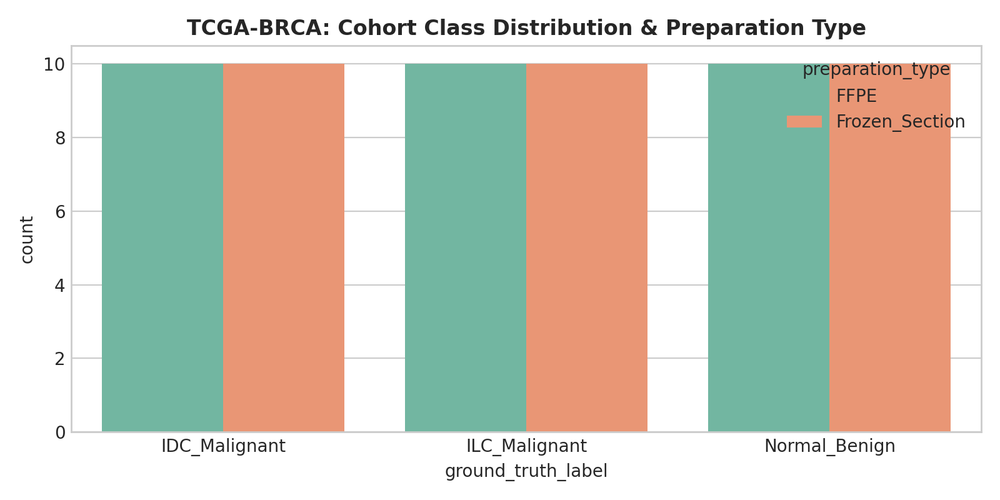
#> input picture TCGA-BRCA/output/01_tcga_class_distribution.png, 1000 x 500 px, shrunk from 1600 x 800 before the run; its folder holds only this picture in this run; the run also reads 1 picture not shown here
$ python run_analysis.py   (older library calls are emulated)
#> lines starting #> are read from the running program, lines starting #| are printed output that depends on the picture
### common/iqa_metrics.py
"""
Image Quality Assessment (IQA) Module for Medical Breast Cancer Imaging.

This module provides No-Reference (NR-IQA) and Full-Reference (FR-IQA) metrics
tailored for medical image modalities:
- Histopathology (TCGA-BRCA)
- Mammography (CBIS-DDSM)
- Ultrasound (BUSI)

Supported Metrics:
1. Sharpness: Laplacian Variance, Tenengrad Gradient
2. Contrast: RMS Contrast, Michelson Contrast, Local Weber Contrast
3. Information: Shannon Entropy
4. Noise & Signal: Robust SNR (via MAD of high frequencies), CNR (with mask)
5. Modality-Specific: Ultrasound Speckle Index & ENL
6. Perceptual Quality: Natural Scene Statistics (MSCN distribution fitting)
7. Full Reference (when paired): PSNR, SSIM
"""

import numpy as np
import cv2
from scipy.stats import entropy, gennorm


def ensure_grayscale(image: np.ndarray) -> np.ndarray:
    """
    Ensure input image is single-channel 8-bit or float grayscale.
    """
    if image is None:
        raise ValueError("Input image cannot be None.")
    if len(image.shape) == 3:
        if image.shape[2] == 3:
            return cv2.cvtColor(image, cv2.COLOR_BGR2GRAY)
        elif image.shape[2] == 4:
            return cv2.cvtColor(image, cv2.COLOR_BGRA2GRAY)
        elif image.shape[2] == 1:
            return image[:, :, 0]
    return image


def compute_laplacian_variance(image: np.ndarray) -> float:
    """
    Compute Sharpness using Laplacian Variance.
    Higher values indicate sharp edges and fine cellular/microcalcification details.
    Lower values correspond to out-of-focus blur, motion blur, or severe smoothing.
    """
    gray = ensure_grayscale(image)
    if gray.dtype != np.uint8:
        gray = cv2.normalize(gray, None, 0, 255, cv2.NORM_MINMAX).astype(np.uint8)
    laplacian = cv2.Laplacian(gray, cv2.CV_64F, ksize=3)
    return float(np.var(laplacian))


def compute_tenengrad(image: np.ndarray, ksize: int = 3, threshold: float = 0.0) -> float:
    """
    Compute Tenengrad Gradient Sharpness based on Sobel operators.
    Measures the sum of squared gradient magnitudes above an optional noise threshold.
    """
    gray = ensure_grayscale(image)
    if gray.dtype != np.uint8:
        gray = cv2.normalize(gray, None, 0, 255, cv2.NORM_MINMAX).astype(np.uint8)
    gx = cv2.Sobel(gray, cv2.CV_64F, 1, 0, ksize=ksize)
    gy = cv2.Sobel(gray, cv2.CV_64F, 0, 1, ksize=ksize)
    grad_mag_sq = gx ** 2 + gy ** 2
    if threshold > 0:
        grad_mag_sq = np.where(grad_mag_sq > (threshold ** 2), grad_mag_sq, 0.0)
    return float(np.mean(grad_mag_sq))


def compute_rms_contrast(image: np.ndarray) -> float:
    """
    Compute Root Mean Square (RMS) Contrast.
    Defined as the standard deviation of normalized pixel luminance intensities [0, 1].
    Low values highlight washed-out, underexposed, or low-contrast tissue images.
    """
    gray = ensure_grayscale(image)
    norm = gray.astype(np.float64) / 255.0 if gray.max() > 1.0 else gray.astype(np.float64)
    return float(np.std(norm))


def compute_michelson_contrast(image: np.ndarray, epsilon: float = 1e-6) -> float:
    """
    Compute Michelson Contrast across the dynamic range.
    C_michelson = (I_max - I_min) / (I_max + I_min + epsilon)
    """
    gray = ensure_grayscale(image)
    i_min = float(np.percentile(gray, 1))  # robust to single outlier pixels
    i_max = float(np.percentile(gray, 99))
    return float((i_max - i_min) / (i_max + i_min + epsilon))


def compute_shannon_entropy(image: np.ndarray, num_bins: int = 256) -> float:
    """
    Compute Shannon Information Entropy in bits.
    Measures the average information and textural richness in the image histogram.
    Images with blank glass slide backgrounds or saturation exhibit lower entropy.
    """
    gray = ensure_grayscale(image)
    if gray.dtype != np.uint8:
        gray = cv2.normalize(gray, None, 0, 255, cv2.NORM_MINMAX).astype(np.uint8)
    hist, _ = np.histogram(gray.ravel(), bins=num_bins, range=(0, 256), density=True)
    hist = hist[hist > 0]
    return float(entropy(hist, base=2))


def compute_snr_mad(image: np.ndarray, epsilon: float = 1e-6) -> float:
    """
    Estimate Signal-to-Noise Ratio (SNR in dB) blindly using Median Absolute Deviation (MAD)
    of high-frequency Laplacian residual.
    """
    gray = ensure_grayscale(image)
    if gray.dtype != np.uint8:
        gray = cv2.normalize(gray, None, 0, 255, cv2.NORM_MINMAX).astype(np.uint8)
    mean_signal = float(np.mean(gray))
    lap = cv2.Laplacian(gray, cv2.CV_64F, ksize=3)
    # Noise standard deviation estimation via MAD (Donoho & Johnstone method)
    med = np.median(lap)
    mad = np.median(np.abs(lap - med))
    noise_sigma = float(mad / 0.6745)
    if noise_sigma < epsilon:
        return 50.0  # Cap at high SNR if virtually noise-free
    snr = mean_signal / (noise_sigma + epsilon)
    snr_db = 20.0 * np.log10(max(snr, epsilon))
    return float(np.clip(snr_db, -10.0, 50.0))


# [44 lines left out: functions compute_cnr, compute_ultrasound_speckle_metrics, not called in this run]


def compute_mscn_coefficients(image: np.ndarray, window_size: int = 7, sigma: float = 7.0 / 6.0) -> np.ndarray:
    """
    Compute Mean Subtracted Contrast Normalized (MSCN) coefficients used in BRISQUE / NSS.
    """
    gray = ensure_grayscale(image).astype(np.float64)
    kernel = cv2.getGaussianKernel(window_size, sigma)
    window = np.outer(kernel, kernel.transpose())
    mu = cv2.filter2D(gray, -1, window)
    mu_sq = mu * mu
    sigma_sq = cv2.filter2D(gray * gray, -1, window) - mu_sq
    sigma_val = np.sqrt(np.maximum(sigma_sq, 0.0))
    mscn = (gray - mu) / (sigma_val + 1.0)
    return mscn


def compute_perceptual_nss_score(image: np.ndarray) -> float:
    """
    Compute No-Reference Natural Scene Statistics (NSS) proxy score.
    Fits Generalized Gaussian Distribution (GGD) shape parameter alpha to MSCN coefficients.
    Natural, high-fidelity images exhibit alpha near 1.8 - 2.2.
    Heavy blur or synthetic noise deviations drive alpha away from natural bounds.
    Returns normalized quality index [0 (worst) to 1 (best)].
    """
    try:
        mscn = compute_mscn_coefficients(image)
        flat = mscn.ravel()
        # Estimate shape parameter alpha
        params = gennorm.fit(flat)
        alpha = float(params[0])
        # Gaussian distribution corresponds to alpha=2.0; compute distance to 2.0
        dist = abs(alpha - 2.0)
        quality = 1.0 / (1.0 + dist)
        return float(np.clip(quality, 0.0, 1.0))
    except Exception:
        return 0.5


# [36 lines left out: functions compute_psnr, compute_ssim, not called in this run]


def extract_all_iqa_metrics(
    image: np.ndarray, mask: np.ndarray = None, modality: str = "generic"
) -> dict:
    """
    Extract a comprehensive feature vector of Image Quality Assessment metrics.

    Parameters:
        image: np.ndarray of the medical image (RGB or Grayscale).
        mask: optional binary mask of tumor/lesion region.
        modality: "histopathology", "mammography", "ultrasound", or "generic".

    Returns:
        Dictionary of computed metrics and composite quality score.
    """
    gray = ensure_grayscale(image)
    h, w = gray.shape[:2]

    lap_var = compute_laplacian_variance(gray)
    tenengrad = compute_tenengrad(gray)
    rms_contrast = compute_rms_contrast(gray)
    michelson = compute_michelson_contrast(gray)
    entropy_val = compute_shannon_entropy(gray)
    snr_db = compute_snr_mad(gray)
    nss_quality = compute_perceptual_nss_score(gray)

    results = {
        "width": int(w),
        "height": int(h),
        "aspect_ratio": float(w / (h + 1e-6)),
        "mean_intensity": float(np.mean(gray)),
        "std_intensity": float(np.std(gray)),
        "laplacian_variance": lap_var,
        "tenengrad_gradient": tenengrad,
        "rms_contrast": rms_contrast,
        "michelson_contrast": michelson,
        "shannon_entropy": entropy_val,
        "snr_db": snr_db,
        "perceptual_nss_score": nss_quality,
    }

    if mask is not None:
        results["cnr"] = compute_cnr(gray, mask)
    else:
        results["cnr"] = 0.0

    if modality.lower() == "ultrasound":
        us_metrics = compute_ultrasound_speckle_metrics(gray)
        results.update(us_metrics)
    elif modality.lower() == "histopathology":
        # Staining color saturation metric (for RGB histology slides)
        if len(image.shape) == 3 and image.shape[2] >= 3:
            hsv = cv2.cvtColor(image, cv2.COLOR_BGR2HSV)
            sat = hsv[:, :, 1]
            results["stain_saturation_mean"] = float(np.mean(sat))
            results["stain_saturation_std"] = float(np.std(sat))
        else:
            results["stain_saturation_mean"] = 0.0
            results["stain_saturation_std"] = 0.0
    elif modality.lower() == "mammography":
        # Percentage of high-density fibroglandular parenchyma (pixels > 120)
        tissue_mask = gray > 15
        dense_ratio = float(np.sum((gray > 120) & tissue_mask) / (np.sum(tissue_mask) + 1e-6))
        results["breast_density_ratio"] = dense_ratio

    # Compute a normalized Composite Quality Score (0.0 to 1.0)
    # Derived from sigmoid normalization of normalized sharpness, contrast, SNR, and entropy
    norm_lap = np.clip(np.log1p(lap_var) / 8.0, 0.0, 1.0)
    norm_contrast = np.clip(rms_contrast * 4.0, 0.0, 1.0)
    norm_snr = np.clip((snr_db - 5.0) / 25.0, 0.0, 1.0)
    norm_ent = np.clip(entropy_val / 8.0, 0.0, 1.0)

    composite_score = float(
        0.30 * norm_lap + 0.25 * norm_contrast + 0.25 * norm_snr + 0.20 * norm_ent
    )
    results["composite_quality_score"] = float(np.clip(composite_score, 0.0, 1.0))

    # Quality Tier Classification
    if results["composite_quality_score"] >= 0.70:
        results["quality_tier"] = "High_Quality"
    elif results["composite_quality_score"] >= 0.45:
        results["quality_tier"] = "Medium_Quality"
    elif results["composite_quality_score"] >= 0.25:
        results["quality_tier"] = "Low_Quality"
    else:
        results["quality_tier"] = "Degraded"

    return results

### TCGA-BRCA/run_analysis.py
"""
TCGA-BRCA Histopathology Analytics & Image Quality Assessment (IQA) Pipeline.
Modality: Histopathology (Tissue Whole Slide Imaging / Diagnostic Patches)
Dataset: The Cancer Genome Atlas Breast Invasive Carcinoma (TCGA-BRCA)

Scope:
1. Dataset Characterization & Class Imbalance Analysis (IDC vs ILC vs Normal, Frozen vs FFPE)
2. Inherent Artifact & Challenge Identification (Stain variation, blur, knife chatter)
3. Multi-Metric Image Quality Assessment (Laplacian, Tenengrad, RMS Contrast, Entropy, SNR)
4. Statistical Analysis & Visual Quality Distribution
5. Enriched Dataset IQA Metadata Export
"""

import os
import sys
import glob
import numpy as np
import pandas as pd
import matplotlib.pyplot as plt
import seaborn as sns
import cv2
from pathlib import Path

# Add project root to path for shared imports
sys.path.append(str(Path(__file__).resolve().parent.parent))
from common.iqa_metrics import (
    compute_laplacian_variance,
    compute_tenengrad,
    compute_rms_contrast,
    compute_michelson_contrast,
    compute_shannon_entropy,
    compute_snr_mad,
    compute_perceptual_nss_score,
    extract_all_iqa_metrics,
)

# ---------------------------------------------------------
# 1. Dataset Discovery & Synthetic Fallback
# ---------------------------------------------------------
KAGGLE_SEARCH_PATHS = [
    "/kaggle/input/tcga-brca",
    "/kaggle/input/tcga-brca-dataset",
    "/kaggle/input/breast-histopathology-images",
    "/kaggle/input/idc-regular-dataset",
    "./data/tcga_brca",
    "../data/tcga_brca",
]


def find_dataset_path() -> str:
    """
    Search standard Kaggle input directories and local directories.
    """
    for p in KAGGLE_SEARCH_PATHS:
        if os.path.exists(p):
            print(f"[INFO] Found TCGA-BRCA dataset at: {p}")
            return p
    return None


# [53 lines left out: function generate_synthetic_histology_samples, not called in this run]


# ---------------------------------------------------------
# 2. Dataset Characterization & Metadata Loading
# ---------------------------------------------------------
def load_tcga_brca_metadata(data_dir: str) -> pd.DataFrame:
    """
    Traverse histology images and assemble dataset metadata.
    """
    image_paths = (
        glob.glob(os.path.join(data_dir, "**", "*.png"), recursive=True)
        + glob.glob(os.path.join(data_dir, "**", "*.jpg"), recursive=True)
        + glob.glob(os.path.join(data_dir, "**", "*.tif"), recursive=True)
    )

    records = []
    for path in image_paths:
        filename = Path(path).name
        parent = Path(path).parent.name
        prep = "Frozen_Section" if "frozen" in filename.lower() or "frozen" in parent.lower() else "FFPE"

        label = "Unknown"
        for candidate in ["IDC", "ILC", "Malignant", "Benign", "Normal"]:
            if candidate.lower() in parent.lower() or candidate.lower() in filename.lower():
                label = candidate
                break

        records.append({
            "image_id": filename,
            "file_path": path,
            "ground_truth_label": label,
            "preparation_type": prep,
        })

    df = pd.DataFrame(records)
    print(f"[INFO] Loaded {len(df)} images from {data_dir}.")
    return df


# ---------------------------------------------------------
# 3. Image Quality Assessment (IQA) Extraction
# ---------------------------------------------------------
def extract_dataset_iqa(df: pd.DataFrame, max_samples: int = 500) -> pd.DataFrame:
    """
    Run IQA feature extraction on histology images.
    """
    sample_df = df.head(max_samples).copy()
    print(f"[INFO] Extracting IQA metrics across {len(sample_df)} histology images...")

    iqa_list = []
    for idx, row in sample_df.iterrows():
        img = cv2.imread(row["file_path"])
        if img is None:
            continue
        metrics = extract_all_iqa_metrics(img, modality="histopathology")
        metrics["image_id"] = row["image_id"]
        iqa_list.append(metrics)

    iqa_df = pd.DataFrame(iqa_list)
    merged_df = pd.merge(sample_df, iqa_df, on="image_id")
    return merged_df


# ---------------------------------------------------------
# 4. Statistical Analysis & Visualizations
# ---------------------------------------------------------
def generate_quality_visualizations(df: pd.DataFrame, output_dir: str):
    """
    Generate diagnostic statistical plots:
    - Distribution of Laplacian Variance, RMS Contrast, Shannon Entropy, SNR
    - Best vs Degraded Quality Sample Montages
    - Correlation Matrix of Quality Metrics
    """
    os.makedirs(output_dir, exist_ok=True)
    sns.set_theme(style="whitegrid")

    # 1. Class Distribution Plot
    plt.figure(figsize=(8, 4))
    sns.countplot(data=df, x="ground_truth_label", hue="preparation_type", palette="Set2")
    plt.title("TCGA-BRCA: Class Distribution & Preparation Type", fontsize=13, fontweight="bold")
    plt.xlabel("Diagnostic Class")
    plt.ylabel("Image Count")
    plt.tight_layout()
    plt.savefig(os.path.join(output_dir, "01_class_distribution.png"), dpi=200)
    plt.close()

    # 2. Quality Metrics Distribution
    fig, axes = plt.subplots(2, 2, figsize=(12, 10))
    sns.histplot(df["laplacian_variance"], kde=True, ax=axes[0, 0], color="crimson")
    axes[0, 0].set_title("Sharpness: Laplacian Variance", fontweight="bold")

    sns.histplot(df["rms_contrast"], kde=True, ax=axes[0, 1], color="teal")
    axes[0, 1].set_title("Contrast: RMS Contrast", fontweight="bold")

    sns.histplot(df["shannon_entropy"], kde=True, ax=axes[1, 0], color="purple")
    axes[1, 0].set_title("Information: Shannon Entropy (bits)", fontweight="bold")

    sns.histplot(df["snr_db"], kde=True, ax=axes[1, 1], color="darkorange")
    axes[1, 1].set_title("Signal-to-Noise Ratio (dB)", fontweight="bold")

    plt.suptitle("TCGA-BRCA Histology: Image Quality Metrics Distribution", fontsize=15, fontweight="bold")
    plt.tight_layout()
    plt.savefig(os.path.join(output_dir, "02_quality_metrics_distribution.png"), dpi=200)
    plt.close()

    # 3. Quality by Preparation Type (FFPE vs Frozen Section)
    plt.figure(figsize=(9, 5))
    sns.boxplot(data=df, x="preparation_type", y="laplacian_variance", hue="preparation_type", palette="Pastel1", legend=False)
    plt.title("Sharpness Comparison: FFPE vs. Frozen Section Artifacts", fontsize=13, fontweight="bold")
    plt.ylabel("Laplacian Variance (Sharpness)")
    plt.tight_layout()
    plt.savefig(os.path.join(output_dir, "03_ffpe_vs_frozen_sharpness.png"), dpi=200)
    plt.close()

    # 4. Correlation Matrix
    metric_cols = [
        "laplacian_variance", "tenengrad_gradient", "rms_contrast",
        "michelson_contrast", "shannon_entropy", "snr_db", "composite_quality_score"
    ]
    plt.figure(figsize=(8, 6))
    corr = df[metric_cols].corr()
    sns.heatmap(corr, annot=True, fmt=".2f", cmap="coolwarm", cbar=True)
    plt.title("Correlation Matrix of Histopathology IQA Metrics", fontsize=13, fontweight="bold")
    plt.tight_layout()
    plt.savefig(os.path.join(output_dir, "04_metric_correlation_matrix.png"), dpi=200)
    plt.close()

    # 5. Visual Sample Comparison: Best Quality vs Degraded
    sorted_df = df.sort_values(by="composite_quality_score", ascending=False)
    best_samples = sorted_df.head(3)
    worst_samples = sorted_df.tail(3)

    fig, axes = plt.subplots(2, 3, figsize=(12, 8))
    for i, (_, row) in enumerate(best_samples.iterrows()):
        img = cv2.imread(row["file_path"])
        img_rgb = cv2.cvtColor(img, cv2.COLOR_BGR2RGB)
        axes[0, i].imshow(img_rgb)
        axes[0, i].set_title(
            f"HIGH QUALITY\nScore: {row['composite_quality_score']:.2f} | LapVar: {row['laplacian_variance']:.1f}",
            color="green", fontsize=10, fontweight="bold"
        )
        axes[0, i].axis("off")

    for i, (_, row) in enumerate(worst_samples.iterrows()):
        img = cv2.imread(row["file_path"])
        img_rgb = cv2.cvtColor(img, cv2.COLOR_BGR2RGB)
        axes[1, i].imshow(img_rgb)
        axes[1, i].set_title(
            f"DEGRADED / BLUR\nScore: {row['composite_quality_score']:.2f} | LapVar: {row['laplacian_variance']:.1f}",
            color="red", fontsize=10, fontweight="bold"
        )
        axes[1, i].axis("off")

    plt.suptitle("TCGA-BRCA: Visual Inspection (High Quality vs Degraded Slides)", fontsize=14, fontweight="bold")
    plt.tight_layout()
    plt.savefig(os.path.join(output_dir, "05_quality_comparison_montage.png"), dpi=200)
    plt.close()
    print(f"[INFO] Saved all diagnostic visualization figures to: {output_dir}")


# ---------------------------------------------------------
# Main Execution Entrypoint
# ---------------------------------------------------------
def main():
    print("Starting TCGA-BRCA Histopathology Analytics Pipeline...")
    output_dir = os.path.join(os.path.dirname(__file__), "output")
    os.makedirs(output_dir, exist_ok=True)

    data_dir = find_dataset_path()
    if data_dir is None:
        synth_dir = os.path.join(os.path.dirname(__file__), "sample_data")
        data_dir = generate_synthetic_histology_samples(synth_dir, num_samples=60)

    df = load_tcga_brca_metadata(data_dir)
    df_iqa = extract_dataset_iqa(df, max_samples=200)
#> in extract_dataset_iqa, img is the input picture: shape (500, 1000, 3); mean B, G, R 188.9, 203.3, 207.3
#> in ensure_grayscale, `return cv2.cvtColor(image, cv2.COLOR_BGR2GRAY)`:
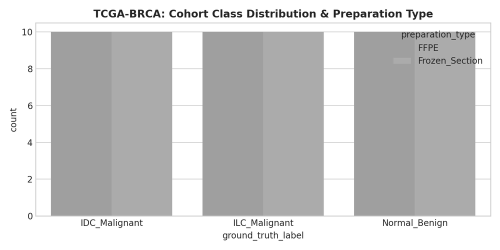
#> returned value: shape (500, 1000) (shown at 1/2 size); min 0, max 255, mean 202.7
#> in compute_laplacian_variance, `laplacian = cv2.Laplacian(gray, cv2.CV_64F, ksize=3)`:
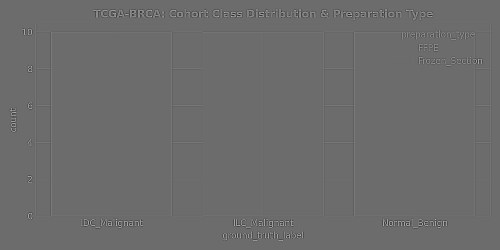
#> laplacian: shape (500, 1000) float64 (shown at 1/2 size); min -1290, max 1752, mean 0; drawn with min black and max white
#> in extract_all_iqa_metrics, `lap_var = compute_laplacian_variance(gray)`: lap_var = 12415.6
#> in compute_tenengrad, `gy = cv2.Sobel(gray, cv2.CV_64F, 0, 1, ksize=ksize)`:
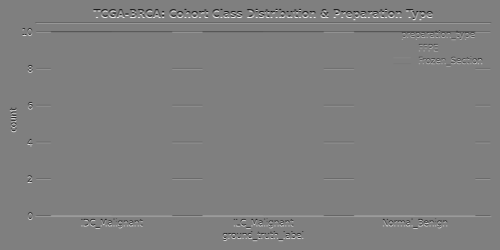
#> gy: shape (500, 1000) float64 (shown at 1/2 size); min -956, max 958, mean 0; drawn with min black and max white
#> in compute_tenengrad, `grad_mag_sq = gx ** 2 + gy ** 2`:
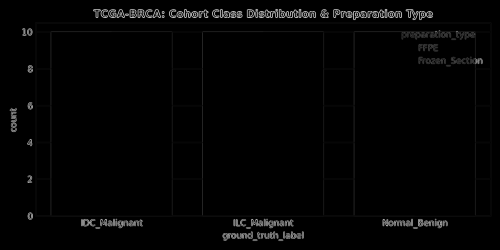
#> grad_mag_sq: shape (500, 1000) float64 (shown at 1/2 size); min 0, max 962546, mean 15346.8; drawn with min black and max white
#> in extract_all_iqa_metrics, `tenengrad = compute_tenengrad(gray)`: tenengrad = 15346.8
#> in extract_all_iqa_metrics, `rms_contrast = compute_rms_contrast(gray)`: rms_contrast = 0.189
#> in compute_michelson_contrast, `i_min = float(np.percentile(gray, 1))`: i_min = 59
#> in compute_michelson_contrast, `i_max = float(np.percentile(gray, 99))`: i_max = 255
#> in extract_all_iqa_metrics, `michelson = compute_michelson_contrast(gray)`: michelson = 0.624
#> in compute_shannon_entropy, `hist, _ = np.histogram(gray.ravel(), bins=num_bins, range=(0, 256), de..`: hist = 256 values, max 0.403 at index 255, min 2e-06 at index 0, mean 0.00391
#> in extract_all_iqa_metrics, `entropy_val = compute_shannon_entropy(gray)`: entropy_val = 2.43
#> in compute_snr_mad, `mean_signal = float(np.mean(gray))`: mean_signal = 202.7
#> in compute_snr_mad, `med = np.median(lap)`: med = 0
#> in extract_all_iqa_metrics, `snr_db = compute_snr_mad(gray)`: snr_db = 50
#> in compute_mscn_coefficients, `mu_sq = mu * mu`:
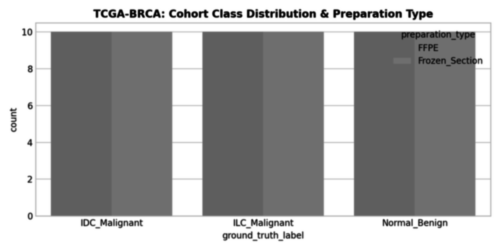
#> mu_sq: shape (500, 1000) float64 (shown at 1/2 size); min 1941.5, max 65025, mean 43133.3; drawn with min black and max white
#> in compute_mscn_coefficients, `sigma_sq = cv2.filter2D(gray * gray, -1, window) - mu_sq`:
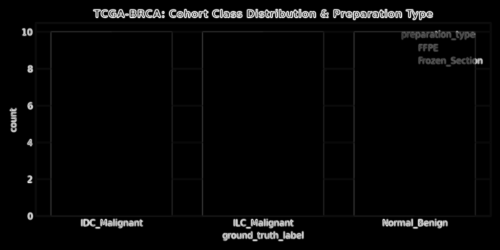
#> sigma_sq: shape (500, 1000) float64 (shown at 1/2 size); min 3.64e-12, max 10332.8, mean 284.1; drawn with min black and max white
#> in compute_mscn_coefficients, `mscn = (gray - mu) / (sigma_val + 1.0)`:
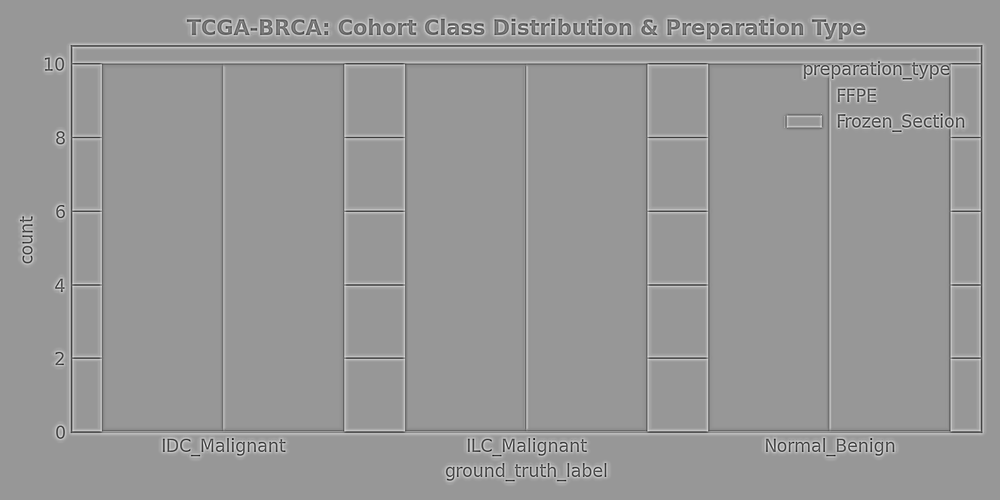
#> mscn: shape (500, 1000) float64; min -2.23, max 1.53, mean 0.00781; drawn with min black and max white
#> in compute_perceptual_nss_score, `params = gennorm.fit(flat)`: params = (0.338, 2.84e-14, 0.000142)
#> in compute_perceptual_nss_score, `alpha = float(params[0])`: alpha = 0.338
#> (the rest of the program and of its run is left out)
